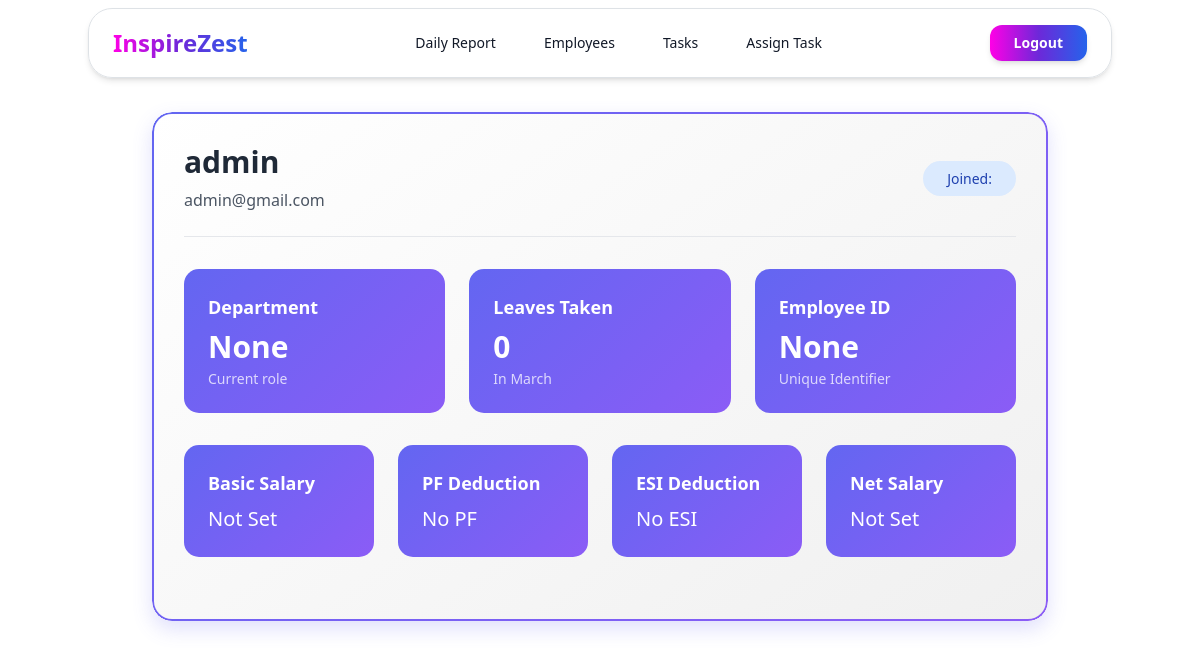
The page /manager/employee/1/details on the database its author committed.
### app/models.py (models this page shows, shortened)
class CustomUser(AbstractUser):
    DEPARTMENT_CHOICES = [
        ('HR', 'Human Resources'),
        ('IT', 'Information Technology'),
        ('FIN', 'Finance'),
        ('MKT', 'Marketing'),
        ('OPS', 'Operations'),
    ]
    is_verified = models.BooleanField(default=False)
    otp = models.CharField(max_length=10, null=True, blank=True)
    email = models.EmailField(unique=True)
    employee_id = models.CharField(max_length=10, unique=True, null=True)
    department = models.CharField(max_length=3, choices=DEPARTMENT_CHOICES, null=True, blank=True)
    joining_date = models.DateField(null=True, blank=True)

### app/views.py (the view)
# urls.py: path("manager/employee/<int:pk>/details",views.Manager_employee_details, name='manager-employee-details'),
def Manager_employee_details(request, pk):
    try:
        employee = CustomUser.objects.get(pk=pk)
        current_date = timezone.now().date()
        current_month_leaves = SalaryCalendar.objects.filter(
            employee=employee,
            leave_days__month=current_date.month,
            leave_days__year=current_date.year,
            leave_days__isnull=False  # Only get actual leave records
        )
        base_salary_record = SalaryCalendar.objects.filter(
            employee=employee,
            leave_days__isnull=True  # Get the base salary record
        ).last()
        if base_salary_record:
            full_day_count = sum(1 for leave in current_month_leaves if leave.leave_type == 'full')
            half_day_count = sum(1 for leave in current_month_leaves if leave.leave_type == 'half')
            total_leave_count = full_day_count + (half_day_count * Decimal('0.5'))
            base_salary = Decimal(str(base_salary_record.salary))
            per_day = base_salary / Decimal('30.0')
            leave_deduction = Decimal('0.0')
            if total_leave_count > 1:
                leave_deduction = per_day * (total_leave_count - 1)  # First leave is free
            net_salary = base_salary - leave_deduction
        else:
            base_salary = Decimal('0.0')
            net_salary = Decimal('0.0')
            total_leave_count = 0
        context = {
            'employee': employee,
            'base_salary': base_salary_record,
            'current_salary': net_salary,
            'month_leaves_count': total_leave_count,
            'current_month': current_date.strftime('%B'),
            'month_leaves': current_month_leaves,
            'deductions': {
                'pf': base_salary_record.pf_amount if base_salary_record else 0,
                'esi': base_salary_record.esi_amount if base_salary_record else 0,
                'leave': leave_deduction if base_salary_record else 0,
            }
        }
        return render(request, 'Manager_employee_details.html', context)
    except CustomUser.DoesNotExist:
        messages.error(request, "Employee not found")
        return redirect('manager-employee-list')

### app/templates/Manager_employee_details.html (shortened to what this page needs)
{% extends "admin_base.html" %}
{% load widget_tweaks %}
{%load static%}
{% block main_block %}
<link rel="stylesheet" href="{% static 'css/style.css' %}">
<div class="container mx-auto px-4 mt-28">
    <div class="employee-card max-w-4xl mx-auto p-8">
        <div class="flex items-center justify-between mb-8 pb-6 border-b border-gray-200">
            <div>
                <h1 class="text-3xl font-bold text-gray-800">{{ employee.username }}</h1>
                <p class="text-gray-600 mt-2">{{ employee.email }}</p>
            </div>
            <div class="text-right">
                <span class="px-4 py-2 bg-blue-100 text-blue-800 rounded-full text-sm font-medium">
                    Joined: {{ employee.joining_date|date:"M d, Y" }}
                </span>
            </div>
        </div>
        <div class="grid grid-cols-1 md:grid-cols-3 gap-6 mb-8">
            <div class="info-card p-6 text-white">
                <h3 class="text-lg font-semibold mb-2">Department</h3>
                <p class="text-3xl font-bold">{{ employee.get_department_display }}</p>
                <p class="text-sm opacity-75 mt-1">Current role</p>
            </div>
            <div class="info-card p-6 text-white">
                <h3 class="text-lg font-semibold mb-2">Leaves Taken</h3>
                <p class="text-3xl font-bold">{{ month_leaves_count }}</p>
                <p class="text-sm opacity-75 mt-1">In {{ current_month }}</p>
            </div>
            <div class="info-card p-6 text-white">
                <h3 class="text-lg font-semibold mb-2">Employee ID</h3>
                <p class="text-3xl font-bold">{{ employee.employee_id }}</p>
                <p class="text-sm opacity-75 mt-1">Unique Identifier</p>
            </div>
        </div>
        <div class="grid grid-cols-1 md:grid-cols-4 gap-6 mb-8">
            <div class="info-card p-6 text-white">
                <h3 class="text-lg font-semibold mb-2">Basic Salary</h3>
                {% if base_salary %}
                <p class="text-3xl font-bold">₹{{ base_salary.salary|floatformat:2 }}</p>
                <p class="text-sm opacity-75 mt-1">Monthly Basic</p>
                {% else %}
                <p class="text-xl">Not Set</p>
                {% endif %}
            </div>
            <div class="info-card p-6 text-white">
                <h3 class="text-lg font-semibold mb-2">PF Deduction</h3>
                {% if base_salary and deductions.pf %}
                <p class="text-3xl font-bold">₹{{ deductions.pf|floatformat:2 }}</p>
                <p class="text-sm opacity-75 mt-1">Rate: {{ base_salary.pf_percentage }}%</p>
                {% else %}
                <p class="text-xl">No PF</p>
                {% endif %}
            </div>
            <div class="info-card p-6 text-white">
                <h3 class="text-lg font-semibold mb-2">ESI Deduction</h3>
                {% if base_salary and deductions.esi %}
                <p class="text-3xl font-bold">₹{{ deductions.esi|floatformat:2 }}</p>
                <p class="text-sm opacity-75 mt-1">Rate: {{ base_salary.esi_percentage }}%</p>
                {% else %}
                <p class="text-xl">No ESI</p>
                {% endif %}
            </div>
            <div class="info-card p-6 text-white">
                <h3 class="text-lg font-semibold mb-2">Net Salary</h3>
                {% if current_salary %}
                <p class="text-3xl font-bold">₹{{ current_salary|floatformat:2 }}</p>
                <p class="text-sm opacity-75 mt-1">After Deductions</p>
                {% else %}
                <p class="text-xl">Not Set</p>
                {% endif %}
            </div>
        </div>
    </div>
</div>
{% endblock %}

### app/static/css/style.css (style rules this page uses)
.employee-card { background-image: linear-gradient(145deg, #ffffff, #f0f0f0); background-size: 200% 200%; border-radius: 20px; box-shadow: 5px 5px 15px rgba(99, 102, 241, 0.3), 10px 10px 20px rgba(139, 92, 246, 0.2); position: relative; overflow: hidden; transition: all 0.3s ease, background-image 2s ease-in-out; }
.employee-card::before { content: ''; position: absolute; top: 0; left: 0; right: 0; bottom: 0; border-radius: 20px; padding: 2px; background: linear-gradient(135deg, #6366f1, #8b5cf6); -webkit-mask: linear-gradient(#fff 0 0) content-box, linear-gradient(#fff 0 0); -webkit-mask-composite: xor; mask-composite: exclude; pointer-events: none; }
.info-card { background: linear-gradient(135deg, #6366f1, #8b5cf6); border-radius: 15px; transition: all 0.3s ease; }
.employee-card { background: linear-gradient(145deg, #ffffff, #f0f0f0); border-radius: 20px; box-shadow: 0 8px 20px rgba(99, 102, 241, 0.2); transition: all 0.5s ease; }

### rows shown on the page
CustomUser: username "admin", email "admin@gmail.com", department "None", employee_id "None"

### other values the page prints
{{ month_leaves_count }} "0"
